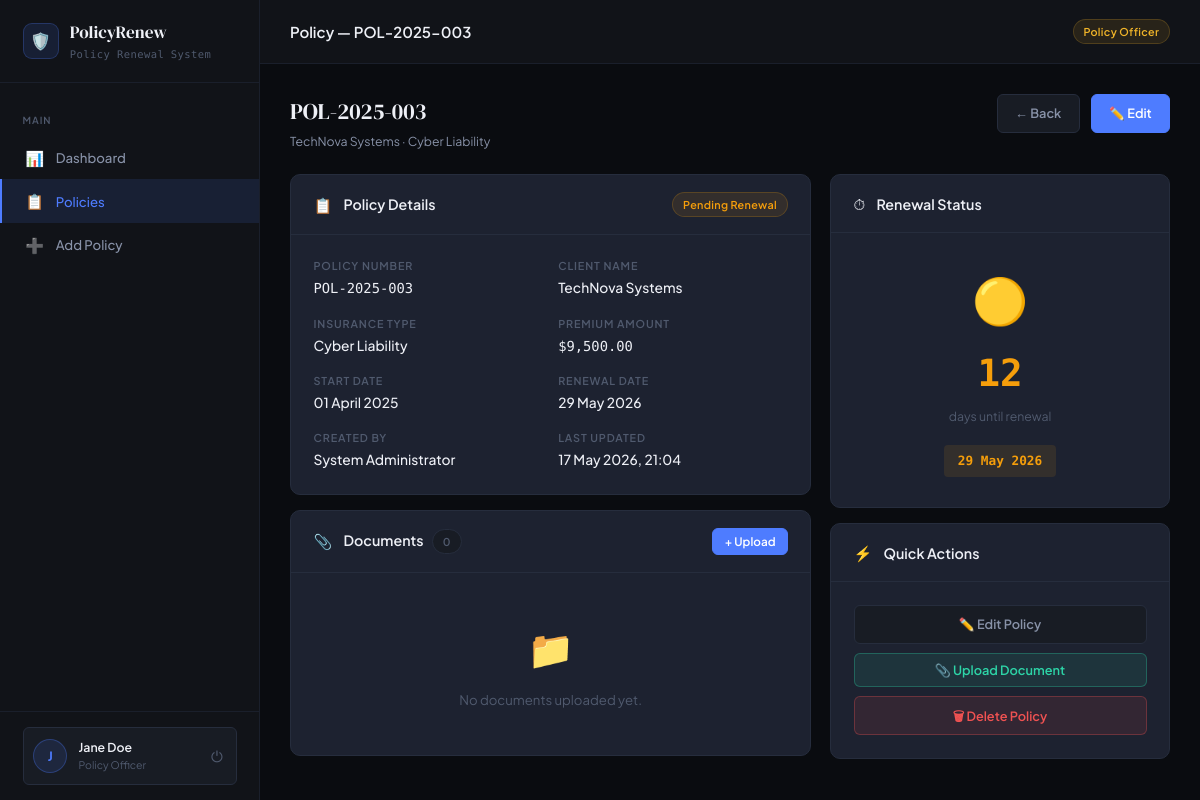
The app's page /index.php?page=policies&action=view&id=6 (signed in) with its own data.
### tables this page shows
CREATE TABLE IF NOT EXISTS users (
    id          INT UNSIGNED AUTO_INCREMENT PRIMARY KEY,
    full_name   VARCHAR(150)    NOT NULL,
    email       VARCHAR(200)    NOT NULL UNIQUE,
    password    VARCHAR(255)    NOT NULL,
    role        ENUM('admin','policy_officer','viewer') NOT NULL DEFAULT 'viewer',
    is_active   TINYINT(1)      NOT NULL DEFAULT 1,
    created_at  DATETIME        NOT NULL DEFAULT CURRENT_TIMESTAMP,
    updated_at  DATETIME        NOT NULL DEFAULT CURRENT_TIMESTAMP ON UPDATE CURRENT_TIMESTAMP
);

CREATE TABLE IF NOT EXISTS policies (
    id              INT UNSIGNED AUTO_INCREMENT PRIMARY KEY,
    policy_number   VARCHAR(50)     NOT NULL UNIQUE,
    client_name     VARCHAR(150)    NOT NULL,
    insurance_type  VARCHAR(100)    NOT NULL,
    premium_amount  DECIMAL(12,2)   NOT NULL,
    start_date      DATE            NOT NULL,
    renewal_date    DATE            NOT NULL,
    status          ENUM('active','expired','pending_renewal') NOT NULL DEFAULT 'active',
    created_by      INT UNSIGNED    NOT NULL,
    created_at      DATETIME        NOT NULL DEFAULT CURRENT_TIMESTAMP,
    updated_at      DATETIME        NOT NULL DEFAULT CURRENT_TIMESTAMP ON UPDATE CURRENT_TIMESTAMP,
    CONSTRAINT fk_policy_created_by FOREIGN KEY (created_by) REFERENCES users(id) ON UPDATE CASCADE
);

### controllers/PolicyController.php (called while the page is built, shortened)
<?php
class PolicyController
{
    private PolicyService  $policyService;
    private DocumentService $docService;
    public function __construct(
        PolicyService   $policyService,
        DocumentService $docService,
        AuthService     $authService,
        ActivityLogger  $logger
    ) {
        $this->policyService = $policyService;
        $this->docService    = $docService;
    }
    public function handle(string $action, User $currentUser): void
    {
        match ($action) {
            'create' => $this->create($currentUser),
            'edit'   => $this->edit($currentUser),
            'delete' => $this->delete($currentUser),
            'view'   => $this->view($currentUser),
            default  => $this->index($currentUser),
        };
    }
    private function view(User $currentUser): void
    {
        $id     = (int) ($_GET['id'] ?? 0);
        $policy = $this->policyService->getById($id);
        $documents = $this->docService->getByPolicy($id);
        require VIEW_DIR . '/policies/view.php';
    }
}

### models/User.php (called while the page is built, shortened)
<?php
class User
{
    public string $role;
    public function __construct(array $row)
    {
        $this->fullName  =        $row['full_name'];
        $this->role      =        $row['role'];
    }
    public function canManagePolicies(): bool
    {
        return in_array($this->role, ['admin', 'policy_officer'], true);
    }
    public function getRoleLabel(): string
    {
        return match ($this->role) {
            'admin'          => 'Administrator',
            'policy_officer' => 'Policy Officer',
            'viewer'         => 'Viewer',
            default          => 'Unknown',
        };
    }
}

### services/AuthService.php (called while the page is built, shortened)
<?php
class AuthService
{
    private PDO $db;
    public function __construct(PDO $db)
    {
        $this->db = $db;
    }
    public function getCurrentUser(): ?User
    {
        $stmt = $this->db->prepare('SELECT * FROM users WHERE id = :id AND is_active = 1 LIMIT 1');
        $stmt->execute([':id' => $_SESSION['user_id']]);
        $row = $stmt->fetch();
        return $row ? new User($row) : null;
    }
    public function requireLogin(): User
    {
        $user = $this->getCurrentUser();
        return $user;
    }
}

### services/PolicyService.php (called while the page is built, shortened)
<?php
class PolicyService
{
    private PDO $db;
    public function __construct(PDO $db)
    {
        $this->db = $db;
    }
    public function getById(int $id): ?Policy
    {
        $stmt = $this->db->prepare(
            "SELECT p.*, u.full_name AS creator_name
             FROM policies p
             JOIN users u ON u.id = p.created_by
             WHERE p.id = ? LIMIT 1"
        );
        $stmt->execute([$id]);
        $row = $stmt->fetch();
        return $row ? new Policy($row) : null;
    }
}

### models/Policy.php (called while the page is built, shortened)
<?php
class Policy
{
    public string $renewalDate;
    public string $status;
    public function __construct(array $row)
    {
        $this->id            = (int)   $row['id'];
        $this->policyNumber  =         $row['policy_number'];
        $this->clientName    =         $row['client_name'];
        $this->insuranceType =         $row['insurance_type'];
        $this->premiumAmount = (float) $row['premium_amount'];
        $this->startDate     =         $row['start_date'];
        $this->renewalDate   =         $row['renewal_date'];
        $this->status        =         $row['status'];
        $this->updatedAt     =         $row['updated_at'];
        $this->creatorName   =         $row['creator_name'] ?? null;
    }
    public function getDaysUntilRenewal(): int
    {
        $today   = new DateTimeImmutable('today');
        $renewal = new DateTimeImmutable($this->renewalDate);
        return (int) $today->diff($renewal)->days * ($renewal >= $today ? 1 : -1);
    }
    public function getStatusLabel(): string
    {
        return match ($this->status) {
            'active'          => 'Active',
            'expired'         => 'Expired',
            'pending_renewal' => 'Pending Renewal',
            default           => 'Unknown',
        };
    }
    public function getStatusBadgeClass(): string
    {
        return match ($this->status) {
            'active'          => 'badge-active',
            'expired'         => 'badge-expired',
            'pending_renewal' => 'badge-pending',
            default           => '',
        };
    }
}

### services/DocumentService.php (called while the page is built, shortened)
<?php
class DocumentService
{
    private PDO $db;
    public function __construct(PDO $db)
    {
        $this->db = $db;
    }
    public function getByPolicy(int $policyId): array
    {
        $stmt = $this->db->prepare(
            "SELECT d.*, u.full_name AS uploader_name
             FROM documents d
             JOIN users u ON u.id = d.uploaded_by
             WHERE d.policy_id = :pid
             ORDER BY d.uploaded_at DESC"
        );
        $stmt->execute([':pid' => $policyId]);
        return array_map(fn($r) => new Document($r), $stmt->fetchAll());
    }
}

### views/policies/view.php (the view, shortened to what this page needs)
<?php
$pageTitle  = 'Policy — ' . $policy->policyNumber;
$activePage = 'policies';
require __DIR__ . '/../partials/header.php';
$days = $policy->getDaysUntilRenewal();
$daysClass = $days < 0 ? 'past' : ($days <= 7 ? 'urgent' : ($days <= 14 ? 'warning' : 'normal'));
?>
<div class="page-header animate-in">
  <div class="page-header-text">
    <h2><?= htmlspecialchars($policy->policyNumber) ?></h2>
    <p><?= htmlspecialchars($policy->clientName) ?> · <?= htmlspecialchars($policy->insuranceType) ?></p>
  </div>
  <div style="display:flex;gap:.75rem;flex-wrap:wrap">
    <a href="<?= APP_URL ?>/index.php?page=policies" class="btn btn-secondary">← Back</a>
    <?php if ($currentUser->canManagePolicies()): ?>
      <a href="<?= APP_URL ?>/index.php?page=policies&action=edit&id=<?= $policy->id ?>"
         class="btn btn-primary">✏️ Edit</a>
    <?php endif; ?>
  </div>
</div>
<div style="display:grid;grid-template-columns:1fr 340px;gap:1.25rem;align-items:start" class="animate-in animate-in-delay-1">
  <div>
    <div class="card mb-2">
      <div class="card-header">
        <span>📋</span>
        <h3>Policy Details</h3>
        <span class="badge <?= $policy->getStatusBadgeClass() ?>" style="margin-left:auto">
          <?= $policy->getStatusLabel() ?>
        </span>
      </div>
      <div class="card-body">
        <div class="detail-grid">
          <div class="detail-item">
            <div class="detail-label">Policy Number</div>
            <div class="detail-value mono"><?= htmlspecialchars($policy->policyNumber) ?></div>
          </div>
          <div class="detail-item">
            <div class="detail-label">Client Name</div>
            <div class="detail-value"><?= htmlspecialchars($policy->clientName) ?></div>
          </div>
          <div class="detail-item">
            <div class="detail-label">Insurance Type</div>
            <div class="detail-value"><?= htmlspecialchars($policy->insuranceType) ?></div>
          </div>
          <div class="detail-item">
            <div class="detail-label">Premium Amount</div>
            <div class="detail-value mono">$<?= number_format($policy->premiumAmount, 2) ?></div>
          </div>
          <div class="detail-item">
            <div class="detail-label">Start Date</div>
            <div class="detail-value"><?= date('d F Y', strtotime($policy->startDate)) ?></div>
          </div>
          <div class="detail-item">
            <div class="detail-label">Renewal Date</div>
            <div class="detail-value"><?= date('d F Y', strtotime($policy->renewalDate)) ?></div>
          </div>
          <div class="detail-item">
            <div class="detail-label">Created By</div>
            <div class="detail-value"><?= htmlspecialchars($policy->creatorName ?? '—') ?></div>
          </div>
          <div class="detail-item">
            <div class="detail-label">Last Updated</div>
            <div class="detail-value"><?= date('d M Y, H:i', strtotime($policy->updatedAt)) ?></div>
          </div>
        </div>
      </div>
    </div>
    <div class="card animate-in animate-in-delay-2">
      <div class="card-header">
        <span>📎</span>
        <h3>Documents <span class="badge badge-viewer" style="margin-left:.4rem"><?= count($documents) ?></span></h3>
        <?php if ($currentUser->canManagePolicies()): ?>
          <button class="btn btn-primary btn-sm" style="margin-left:auto"
                  onclick="openModal('uploadModal')">+ Upload</button>
        <?php endif; ?>
      </div>
      <div class="card-body">
        <?php if (empty($documents)): ?>
          <div class="empty-state" style="padding:1.5rem">
            <div class="empty-icon">📁</div>
            <p>No documents uploaded yet.</p>
          </div>
        <?php endif; ?>
      </div>
    </div>
  </div>
  <div>
    <div class="card animate-in animate-in-delay-1">
      <div class="card-header"><span>⏱</span><h3>Renewal Status</h3></div>
      <div class="card-body" style="text-align:center;padding:2rem 1.5rem">
        <div style="font-size:3rem;margin-bottom:.5rem">
          <?= $days < 0 ? '⚠️' : ($days <= 7 ? '🔴' : ($days <= 14 ? '🟡' : '🟢')) ?>
        </div>
        <div style="font-family:var(--font-mono);font-size:2.5rem;font-weight:700;color:<?=
          $days < 0 ? 'var(--red)' : ($days <= 7 ? 'var(--red)' : ($days <= 14 ? 'var(--amber)' : 'var(--green)'))
        ?>">
          <?= abs($days) ?>
        </div>
        <div style="color:var(--text-muted);font-size:.82rem;margin-top:.25rem">
          <?= $days < 0 ? 'days overdue' : 'days until renewal' ?>
        </div>
        <div style="margin-top:1.25rem">
          <span class="renewal-days <?= $daysClass ?>" style="font-size:.85rem;padding:.4rem .9rem">
            <?= date('d M Y', strtotime($policy->renewalDate)) ?>
          </span>
        </div>
      </div>
    </div>
    <?php if ($currentUser->canManagePolicies()): ?>
    <div class="card" style="margin-top:1rem">
      <div class="card-header"><span>⚡</span><h3>Quick Actions</h3></div>
      <div class="card-body" style="display:flex;flex-direction:column;gap:.6rem">
        <a href="<?= APP_URL ?>/index.php?page=policies&action=edit&id=<?= $policy->id ?>"
           class="btn btn-secondary btn-full">✏️ Edit Policy</a>
        <button class="btn btn-success btn-full" onclick="openModal('uploadModal')">📎 Upload Document</button>
        <a href="<?= APP_URL ?>/index.php?page=policies&action=delete&id=<?= $policy->id ?>"
           class="btn btn-danger btn-full"
           data-confirm="Permanently delete policy <?= htmlspecialchars($policy->policyNumber) ?>?">
          🗑 Delete Policy
        </a>
      </div>
    </div>
    <?php endif; ?>
  </div>
</div>
<?php require __DIR__ . '/../partials/footer.php'; ?>

### views/partials/header.php (shortened to what this page needs)
<?php
$activePage  = $activePage  ?? '';
$pageTitle   = $pageTitle   ?? 'Dashboard';
$currentUser = $currentUser ?? null;
?>
<!DOCTYPE html>
<html lang="en">
<head>
  <link rel="stylesheet" href="<?= APP_URL ?>/assets/css/style.css" />
</head>
<body>
<?php if ($currentUser): ?>
<div class="app-shell">
  <aside class="sidebar" id="sidebar">
    <div class="sidebar-header">
      <div class="sidebar-logo-mark">🛡️</div>
      <div>
        <div class="brand"><?= APP_NAME ?></div>
        <div class="tagline">Policy Renewal System</div>
      </div>
    </div>
    <nav class="sidebar-nav">
      <div class="nav-section-label">Main</div>
      <a class="nav-item <?= $activePage === 'dashboard' ? 'active' : '' ?>"
         href="<?= APP_URL ?>/index.php?page=dashboard">
        <span class="nav-icon">📊</span> Dashboard
      </a>
      <a class="nav-item <?= $activePage === 'policies' ? 'active' : '' ?>"
         href="<?= APP_URL ?>/index.php?page=policies">
        <span class="nav-icon">📋</span> Policies
      </a>
      <?php if ($currentUser->canManagePolicies()): ?>
      <a class="nav-item <?= $activePage === 'policies_add' ? 'active' : '' ?>"
         href="<?= APP_URL ?>/index.php?page=policies&action=create">
        <span class="nav-icon">➕</span> Add Policy
      </a>
      <?php endif; ?>
    </nav>
    <div class="sidebar-footer">
      <div class="user-pill">
        <div class="user-avatar">
          <?= strtoupper(substr($currentUser->fullName, 0, 1)) ?>
        </div>
        <div class="user-info">
          <div class="user-name"><?= htmlspecialchars($currentUser->fullName) ?></div>
          <div class="user-role"><?= $currentUser->getRoleLabel() ?></div>
        </div>
        <a href="<?= APP_URL ?>/index.php?page=logout" class="logout-btn" title="Logout">⏻</a>
      </div>
    </div>
  </aside>
  <main class="main-content">
    <div class="topbar">
      <span class="topbar-title"><?= htmlspecialchars($pageTitle) ?></span>
      <div class="topbar-actions">
        <span class="badge badge-<?= $currentUser->role === 'admin' ? 'admin' : ($currentUser->role === 'policy_officer' ? 'officer' : 'viewer') ?>">
          <?= $currentUser->getRoleLabel() ?>
        </span>
      </div>
    </div>
    <div class="page-body">
<?php else: ?>
<div class="auth-page">
<?php endif; ?>

### records on screen
users: full_name "J", full_name "Jane Doe", role "Policy Officer"
policies: policy_number "POL-2025-003", client_name "TechNova Systems", insurance_type "Cyber Liability", status "Pending Renewal", premium_amount "9,500.00", start_date "01 April 2025", renewal_date "29 May 2026", created_by.full_name "System Administrator", updated_at "17 May 2026, 21:04", renewal_date "12"

### other values on screen
APP_NAME "PolicyRenew"
$pageTitle "Policy — POL-2025-003"
count($documents) "0"
